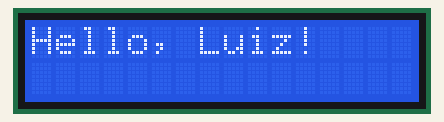
Bench run of a sketch on a simulated Arduino Uno, built with avr-gcc and run on an emulated ATmega328P. Shown: 16×2 character LCD.

Above: at 0.1 s.
At 1.21 s:
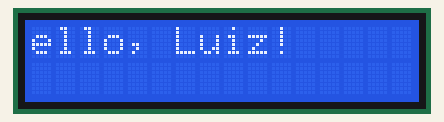
At 2.71 s:
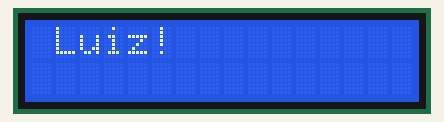
At 4.4 s:
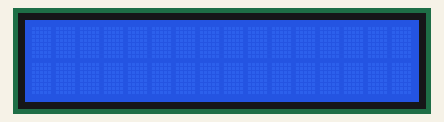
At 9.01 s:
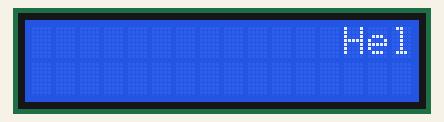
At 13.82 s:
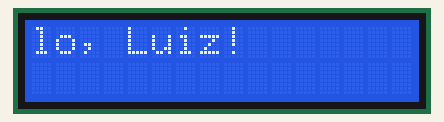

The sketch:

arduino-lcd-mensagem.ino
```cpp
#include <LiquidCrystal.h>

LiquidCrystal lcd(12, 11, 5, 4, 3, 2);

void setup() {
  lcd.begin(16, 2);
  lcd.print("Hello, Luiz!");
  delay(1000); // Aguarda 1 segundo antes de começar a rolar
}

void loop() {
  lcd.scrollDisplayLeft();  // Move o texto uma posição à esquerda
  delay(300);               // Intervalo entre cada movimento (ajuste se quiser mais rápido ou lento)
}
```

Measured:
- by itself, everything shown: repeats every 12.0 s, in 28 steps
- what the display in image 3 shows lasts 3.9 s, from 4.4 s to 8.3 s
